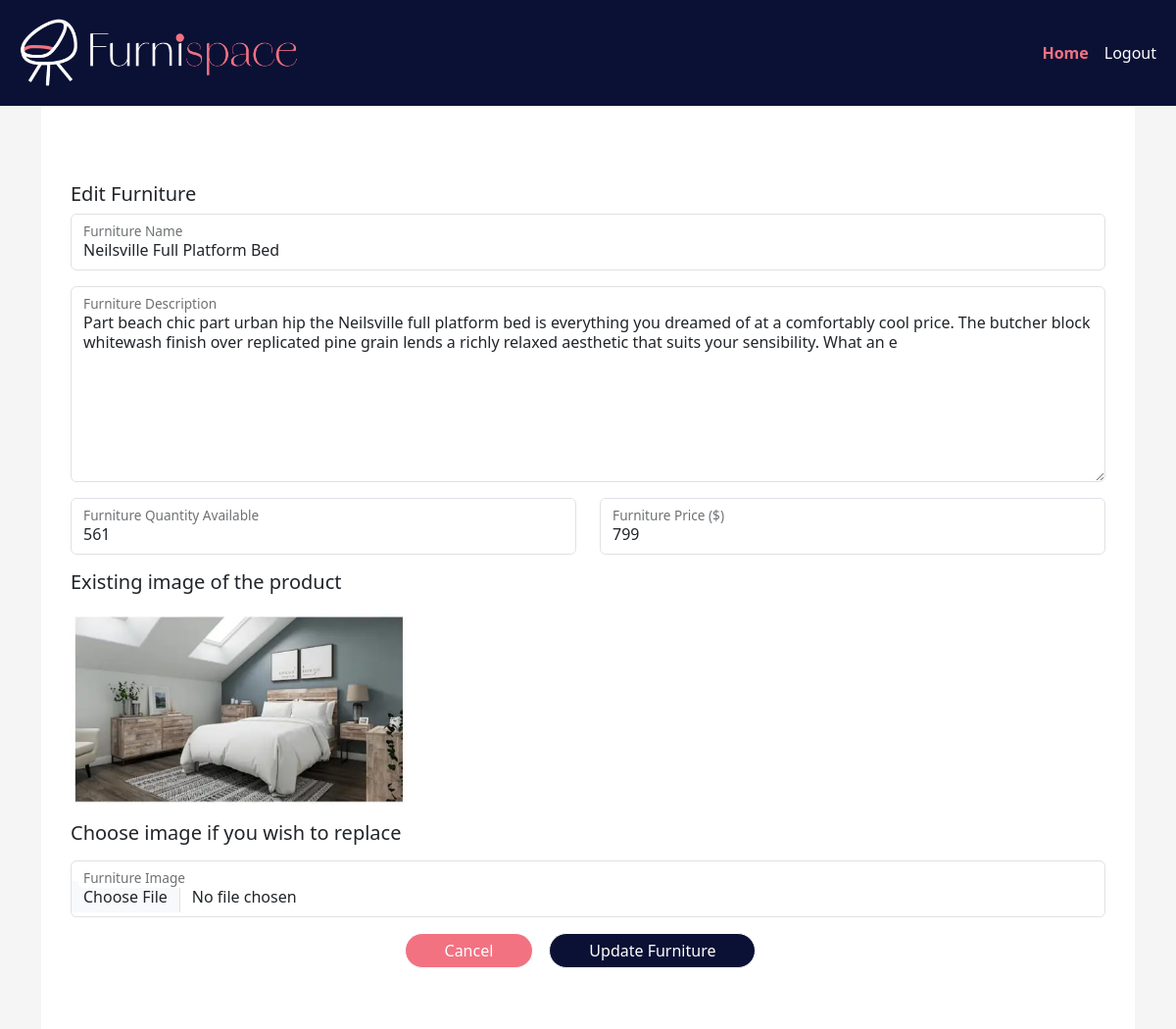
/manage_furniture.php?user_id=2&id=9, run on the app's committed database.
### tables this page shows
CREATE TABLE `tbl_furniture` (
  `furniture_id` int(11) UNSIGNED NOT NULL,
  `user_id` int(11) UNSIGNED NOT NULL,
  `furniture_name` varchar(255) NOT NULL,
  `furniture_description` varchar(255) NOT NULL,
  `furniture_quantity_available` varchar(20) NOT NULL,
  `furniture_price` varchar(20) NOT NULL,
  `furniture_image` varchar(255) NOT NULL,
  `furniture_added_by` varchar(100) NOT NULL
);

### manage_furniture.php (the view, shortened to what this page needs)
<?php
include 'config/db_connection_pdo.php';
$form_data = [];
$user_id = $_GET['user_id'];
$furniture_id = isset($_GET['id']) ? $_GET['id'] : null;
if ($user_id) {
    $stmt = $pdo->prepare("SELECT user_id, user_firstname, user_lastname FROM tbl_user WHERE user_id = ?");
    $stmt->bindValue(1, $user_id);
    if ($stmt->execute()) {
        $row = $stmt->fetch(PDO::FETCH_ASSOC);
        if ($row) {
            $form_data['user_id'] = $row['user_id'];
            $form_data['firstname'] = $row['user_firstname'];
            $form_data['lastname'] = $row['user_lastname'];
        } else {
            echo "Error: " . $stmt->errorInfo()[2];
        }
    }
}
if ($furniture_id) {
    $stmt = $pdo->prepare("SELECT * FROM tbl_furniture WHERE furniture_id = ?");
    $stmt->execute([$furniture_id]);
    $furniture_item = $stmt->fetch(PDO::FETCH_ASSOC);
    if ($furniture_item) {
        $form_data = array_merge($form_data, $furniture_item);
    } else {
        echo "No furniture item found with that ID.";
        exit;
    }
}
?>
<!DOCTYPE html>
<html lang="en">
<head>
    <link href="https://cdn.jsdelivr.net/npm/bootstrap@5.3.3/dist/css/bootstrap.min.css" rel="stylesheet">
    <link href="assets/css/style.css" rel="stylesheet">
</head>
<body>
    <nav class="navbar navbar-expand-lg navbar-light bg-light">
        <div class="container-fluid">
            <a class="navbar-brand" href="admin_dashboard.php?user_id=<?php echo $user_id; ?>">
                <img src="assets/images/logo-light.png" alt="" width="300">
            </a>
            <div class="collapse navbar-collapse justify-content-end" id="navbarSupportedContent">
                <div class="d-flex">
                    <ul class="navbar-nav me-auto mb-2 mb-lg-0">
                        <li class="nav-item">
                            <a class="nav-link active" aria-current="page" href="admin_dashboard.php?user_id=<?php echo $user_id; ?>">Home</a>
                        </li>
                        <li class="nav-item">
                            <a class="nav-link" href="index.php">Logout</a>
                        </li>
                    </ul>
                </div>
            </div>
        </div>
    </nav>
    <div class="container">
        <div class="dashboard">
            <div class="row mt-5 mb-3">
                <div class="col-12">
                    <h5><?php echo $furniture_id ? 'Edit' : 'Add'; ?> Furniture</h5>
                </div>
                <div class="col-12">
                    <form method="post" action=" " enctype="multipart/form-data" id="admin_dashboard">
                        <div class="row">
                            <div class="col-md-12 mb-3">
                                <div class="form-floating ">
                                    <input class="form-control" placeholder="Eg:Corner sofa-bed with storage" type="text" id="furniture_name" name="furniture_name" value="<?php echo isset($form_data['furniture_name']) ? $form_data['furniture_name'] : ''; ?>">
                                    <label class="form-label" for="furniture_name">Furniture Name</label>
                                </div>
                            </div>
                            <div class="col-md-12 mb-3">
                                <div class="form-floating ">
                                    <textarea class="form-control" id="furniture_description" name="furniture_description" placeholder="Eg:This sofa converts quickly and easily into a spacious bed when you remove the back cushions and pull out the underframe." rows="10"><?php echo isset($form_data['furniture_description']) ? $form_data['furniture_description'] : ''; ?></textarea>
                                    <label class="form-label" for="furniture_description">Furniture Description</label>
                                </div>
                            </div>
                            <div class="col-md-6 mb-3">
                                <div class="form-floating ">
                                    <input class="form-control" placeholder="Enter a valid quantity" type="text" id="furniture_quantity_available" name="furniture_quantity_available" value="<?php echo isset($form_data['furniture_quantity_available']) ? $form_data['furniture_quantity_available'] : ''; ?>">
                                    <label class="form-label" for="furniture_quantity_available">Furniture Quantity Available</label>
                                </div>
                            </div>
                            <div class="col-md-6 mb-3">
                                <div class="form-floating ">
                                    <input class="form-control" placeholder="Eg:500.20" type="text" id="furniture_price" name="furniture_price" value="<?php echo isset($form_data['furniture_price']) ? $form_data['furniture_price'] : ''; ?>">
                                    <label class="form-label" for="furniture_price">Furniture Price ($)</label>
                                </div>
                            </div>
                            <div class="col-md-12 mb-3">
                                <?php if (isset($form_data['furniture_image']) && $furniture_id) { ?>
                                    <h5 class=" mb-3">Existing image of the product</h5>
                                    <img src="<?php echo isset($form_data['furniture_image']) ? $form_data['furniture_image'] : ''; ?>" class="card-img-top  mb-3">
                                    <h5 class=" mb-3">Choose image if you wish to replace</h5>
                                <?php } ?>
                                <div class="form-floating ">
                                    <input class="form-control" type="file" id="furniture_image" name="furniture_image" value="<?php echo isset($form_data['furniture_image']) ? $form_data['furniture_image'] : ''; ?>">
                                    <label class="form-label" for="furniture_image">Furniture Image</label>
                                </div>
                            </div>
                            <div class="d-flex col-md-12 mb-3 justify-content-center">
                                <a href="admin_dashboard.php?user_id=<?php echo $user_id; ?>" class="btn btn-secondary">Cancel</a>
                                <button class="btn btn-primary mx-3" name="submit" id="submit"><?php echo $furniture_id ? 'Update' : 'Add'; ?> Furniture</button>
                            </div>
                        </div>
                    </form>
                </div>
            </div>
        </div>
    </div>
</body>
</html>

### assets/css/style.css (style rules this page uses)
.form-control::placeholder { opacity: 0.5; }
body { background-color: #F5F5F5; background-image: url("../images/home-image.jpg"); background-size: cover; background-repeat: no-repeat; object-fit: cover; }
.bg-light { background-color: #0b1135 !important; }
.navbar-light .navbar-nav .nav-link, .navbar-light .navbar-nav .nav-link:hover { color: #fff }
.navbar-light .navbar-nav .nav-link.active, .navbar-light .navbar-nav .show>.nav-link { color: #F27281; font-weight: bold; }
.btn-primary, .btn-secondary { color: #fff; background-color: #0b1135; border-color: #fff; border-radius: 20px; padding: 5px 40px; }
.btn-secondary { background-color: #F27281; }
a { color: #0b1135; }
.dashboard { padding: 30px; background: #ffffff; }
.card-img-top { height: auto; width: fit-content; margin: 0 auto; max-width: 90%; max-height: 200px; }
textarea { min-height: 200px !important; }

### data on the page
tbl_furniture: furniture_name "Neilsville Full Platform Bed", furniture_description "Part beach chic part urban hip the Neilsville full platform bed is everything you dreamed of at a comfortably cool price. The butcher block whitewash finish over replicated pine grain lends a richly relaxed aesthetic that suits your sensibility. What an e", furniture_quantity_available "561", furniture_price "799", furniture_image (picture)
